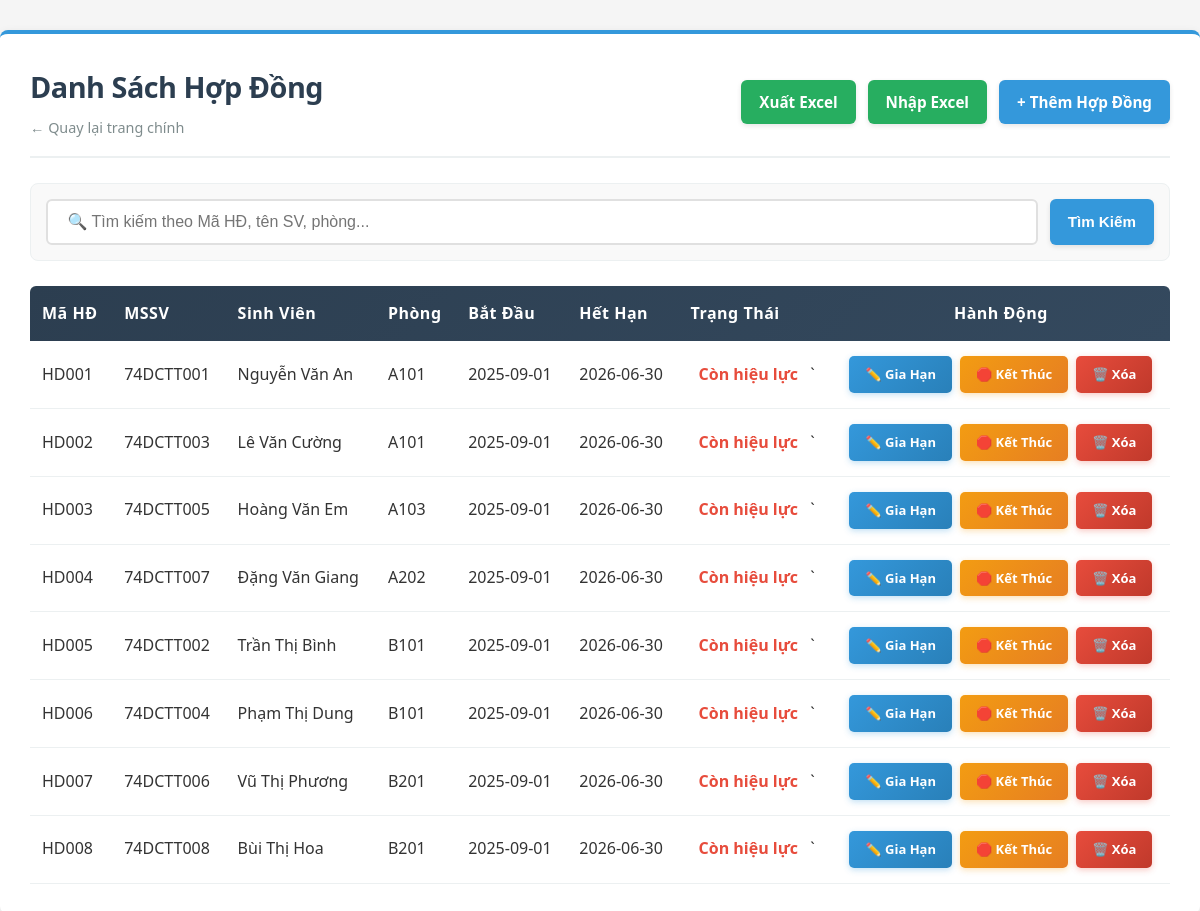
The app's page /QuanLyKTX_API/Public/contract (signed in), older data.
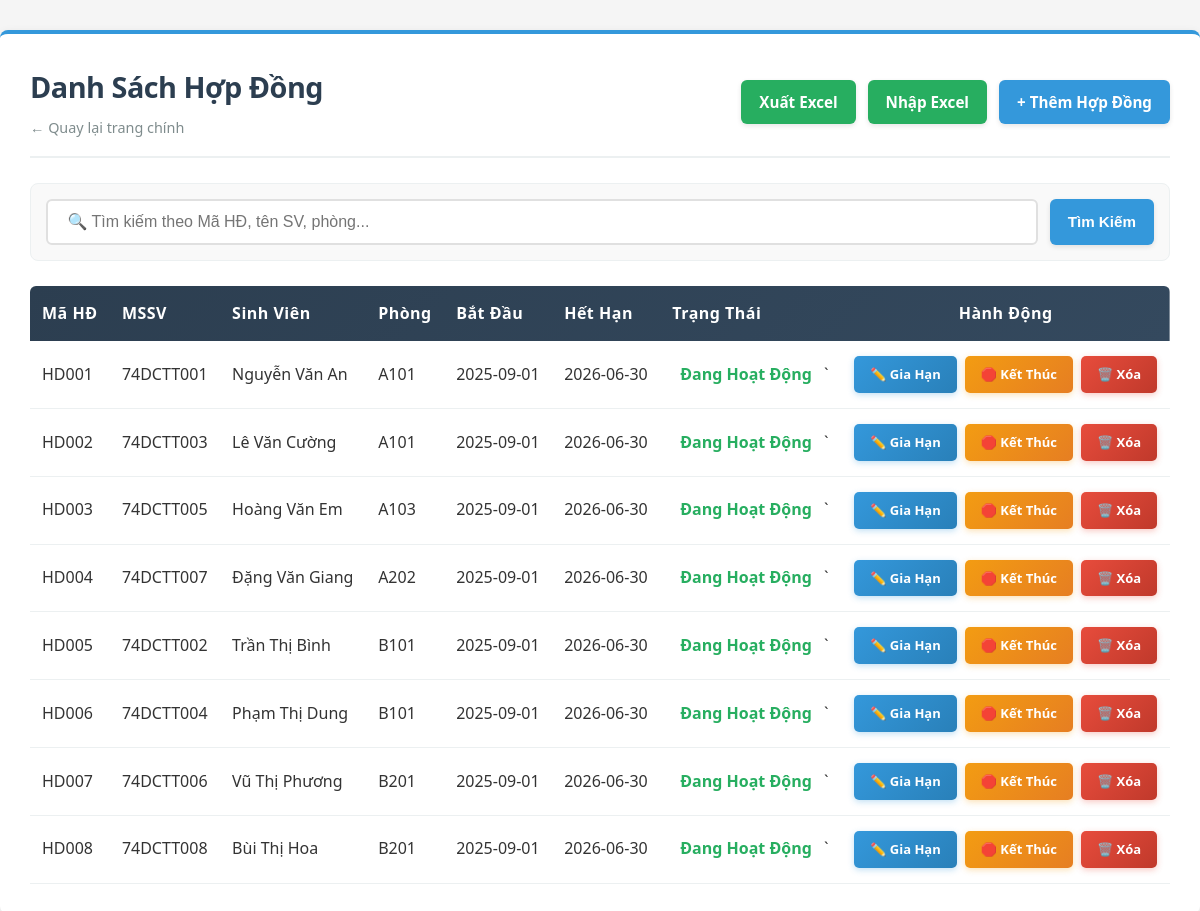
The same page, newer data.
### tables this page shows
CREATE TABLE hopdong (
    mahopdong VARCHAR(20) PRIMARY KEY,
    masv VARCHAR(20),
    maphong VARCHAR(20),
    batdau DATE,
    hethan DATE,
    trangthai VARCHAR(20),
    created_at TIMESTAMP DEFAULT CURRENT_TIMESTAMP,
    FOREIGN KEY (masv) REFERENCES sinhvien(masv),
    FOREIGN KEY (maphong) REFERENCES phong(maphong)
);

CREATE TABLE sinhvien (
    id INT PRIMARY KEY AUTO_INCREMENT,
    masv VARCHAR(20) UNIQUE NOT NULL,
    hoten VARCHAR(100) NOT NULL,
    lop VARCHAR(20),
    gioitinh VARCHAR(10),
    cccd VARCHAR(20),
    sodienthoai VARCHAR(15),
    email VARCHAR(100),
    diachi TEXT,
    created_at TIMESTAMP DEFAULT CURRENT_TIMESTAMP
);

### QuanLyKTX_API/Config/Database.php (called while the page is built, shortened)
<?php
class Database {
    private static $connection = null;
    public static function getConnection() {
        if (self::$connection === null) {
            $host = 'db';
            $user = 'root';
            $pass = 'root_password';
            $db   = 'quanlykytucxa';
            $port = 3306;
            self::$connection = new \mysqli($host, $user, $pass, $db, $port);
            self::$connection->set_charset("utf8");
        }
        return self::$connection;
    }
}

### QuanLyKTX_API/Controllers/ContractController.php (called while the page is built, shortened)
<?php
class ContractController extends Controller {
    private $contractService;
    public function __construct() {
        $this->contractService = new ContractService();
    }
    public function index() {
        $keyword = $this->getInput('search');
        if ($keyword) {
            $contracts = $this->contractService->searchContracts($keyword);
        } else {
            $contracts = $this->contractService->getAllContracts();
        }
        $this->view('contract/list', [
            'title' => 'Danh Sách Hợp Đồng',
            'contracts' => $contracts,
            'keyword' => $keyword
        ]);
    }
}

### QuanLyKTX_API/Services/ContractService.php (called while the page is built, shortened)
<?php
class ContractService {
    private $contractRepo;
    public function __construct() {
        $this->contractRepo = new ContractRepository();
    }
    public function getAllContracts() {
        return $this->contractRepo->getAll();
    }
}

### QuanLyKTX_API/Models/ContractRepository.php (called while the page is built, shortened)
<?php
class ContractRepository extends Repository {
    protected $table = 'hopdong';
    public function getAll() {
        $sql = "SELECT h.mahopdong, h.masv, h.maphong, h.batdau, h.hethan, h.trangthai, s.hoten, p.sophong, p.toa
                FROM {$this->table} h
                LEFT JOIN sinhvien s ON h.masv = s.masv
                LEFT JOIN phong p ON h.maphong = p.maphong
                ORDER BY LENGTH(h.mahopdong) ASC, h.mahopdong ASC";
        return $this->fetchAll($sql);
    }
}

### QuanLyKTX_API/Core/Repository.php (called while the page is built, shortened)
<?php
abstract class Repository {
    protected $db;
    public function __construct() {
        $this->db = \Config\Database::getConnection();
    }
    protected function fetchAll($sql, $types = '', $params = []) {
        if (empty($params)) {
            $result = $this->db->query($sql);
            $data = [];
            if ($result) {
                while ($row = $result->fetch_assoc()) {
                    $data[] = $row;
                }
            }
            return $data;
        }
        return [];
    }
}

### QuanLyKTX_API/Views/contract/list.php (the view, shortened to what this page needs)
<!DOCTYPE html>
<html lang="vi">
<head>
    <link rel="stylesheet" href="<?= PUBLIC_URL ?>css/list.css?v=<?= time() ?>">
</head>
<body>
<div class="container">
    <div class="header">
        <div>
            <h1><?= htmlspecialchars($title) ?></h1>
            <a href="<?= BASE_URL ?>auth/dashboard" class="back-link">← Quay lại trang chính</a>
        </div>
        <div class="header-actions">
            <a href="<?= BASE_URL ?>contract/export" class="btn btn-success">Xuất Excel</a>
            <a href="<?= BASE_URL ?>contract/import" class="btn btn-success">Nhập Excel</a>
            <a href="<?= BASE_URL ?>contract/create" class="btn btn-primary">+ Thêm Hợp Đồng</a>
        </div>
    </div>
    <form method="GET" action="<?= BASE_URL ?>contract" class="search-box">
        <input type="text" name="search" placeholder=" 🔍 Tìm kiếm theo Mã HĐ, tên SV, phòng..." value="<?= htmlspecialchars($keyword ?? '') ?>">
        <button type="submit" class="btn btn-primary">Tìm Kiếm</button>
    </form>
    <?php if (!empty($contracts)): ?>
        <table>
            <thead>
                <tr>
                    <th>Mã HĐ</th>
                    <th>MSSV</th>
                    <th>Sinh Viên</th>
                    <th>Phòng</th>
                    <th>Bắt Đầu</th>
                    <th>Hết Hạn</th>
                    <th>Trạng Thái</th>
                    <th style="text-align: center;">Hành Động</th>
                </tr>
            </thead>
            <tbody>
                <?php foreach ($contracts as $c): ?>
                    <tr>
                        <td><?= htmlspecialchars($c['mahopdong']) ?></td>
                        <td><?= htmlspecialchars($c['masv']) ?></td>
                        <td><?= htmlspecialchars($c['hoten'] ?? 'N/A') ?></td>
                        <td><?= htmlspecialchars($c['maphong'] ?? 'N/A') ?></td>
                        <td><?= $c['batdau'] ?></td>
                        <td><?= $c['hethan'] ?></td>
                        <td>
                            <?php if ($c['trangthai'] == 'Đang Hoạt Động'): ?>
                                <span style="color: #27ae60; padding: 3px 8px; font-weight: bold;">Đang Hoạt Động</span>
                            <?php else: ?>
                                <span style="color: #e74c3c; padding: 3px 8px; font-weight: bold;"><?= htmlspecialchars($c['trangthai']) ?></span>
                            <?php endif; ?>`
                        </td>
                        <td>
                            <div class="action-links">
                                <?php if ($c['trangthai'] !== 'Đã Chấm Dứt'): ?>
                                    <a href="<?= BASE_URL ?>contract/edit/<?= $c['mahopdong'] ?>" class="btn-action btn-edit"> ✏️ Gia Hạn</a>
                                    <a href="<?= BASE_URL ?>contract/terminate/<?= $c['mahopdong'] ?>" class="btn-action btn-warning" onclick="return confirm('Bạn có chắc chắn muốn kết thúc hợp đồng này? Hợp đồng sẽ chuyển sang trạng thái Đã Chấm Dứt thay vì xóa khỏi hệ thống.')"> 🛑 Kết Thúc</a>
                                <?php endif; ?>
                                <a href="<?= BASE_URL ?>contract/delete/<?= $c['mahopdong'] ?>" class="btn-action btn-delete" onclick="return confirm('Xóa luôn khỏi CSDL?')"> 🗑️ Xóa</a>
                            </div>
                        </td>
                    </tr>
                <?php endforeach; ?>
            </tbody>
        </table>
    <?php else: ?>
        <div class="empty-state">
            <p> 📭 Không có hợp đồng nào</p>
        </div>
    <?php endif; ?>
</div>
</body>
</html>

### QuanLyKTX_API/Public/index.php (shortened to what this page needs)
<?php
spl_autoload_register(function ($class) {
    $base_dir = __DIR__ . '/../';
    $file = $base_dir . str_replace('\\', '/', $class) . '.php';
});
$request_uri = parse_url($_SERVER['REQUEST_URI'], PHP_URL_PATH);
$base_dir = str_replace('\\', '/', dirname($_SERVER['SCRIPT_NAME']));
if (strpos($request_uri, $base_dir) === 0) {
    $uri = substr($request_uri, strlen($base_dir));
} else {
    $uri = $request_uri;
}
$uri = str_replace('/index.php', '', $uri);
$uri = trim($uri, '/');
$segments = explode('/', $uri);
$controllerName = ucfirst($segments[0]) . 'Controller';
$methodName = isset($segments[1]) ? $segments[1] : 'index';
$param = isset($segments[2]) ? $segments[2] : null;
$controllerClass = '\\Controllers\\' . $controllerName;
if (class_exists($controllerClass)) {
    $controllerInstance = new $controllerClass();
    if (method_exists($controllerInstance, $methodName)) {
        if ($param !== null) {
            $controllerInstance->$methodName($param);
        } else {
            $controllerInstance->$methodName();
        }
    } else {
        http_response_code(404);
        echo "404 - Phương thức không tồn tại: $methodName";
    }
} else {
    http_response_code(404);
    echo "404 - Controller không tồn tại: $controllerName";
}

### QuanLyKTX_API/Core/Controller.php (shortened to what this page needs)
<?php
class Controller {
    protected function view($view, $data = []) {
        extract($data);
        $viewFile = __DIR__ . '/../Views/' . $view . '.php';
        if (file_exists($viewFile)) {
            require_once $viewFile;
        } else {
            die("View không tồn tại: " . $view);
        }
    }
    protected function getInput($key, $default = null) {
        $json = file_get_contents('php://input');
        $data = json_decode($json, true);
        return $default;
    }
}

### QuanLyKTX_API/Public/css/list.css (style rules this page uses)
* { margin: 0; padding: 0; box-sizing: border-box; }
body { font-family: "Segoe UI", Tahoma, Geneva, Verdana, sans-serif; background-color: #f5f5f5; color: #333; line-height: 1.6; }
.container { max-width: 1200px; margin: 30px auto; background: white; padding: 30px; border-radius: 8px; box-shadow: 0 2px 8px rgba(0, 0, 0, 0.08); border-top: 4px solid #3498db; animation: fadeIn 0.4s ease-in; }
.header { display: flex; justify-content: space-between; align-items: center; margin-bottom: 25px; padding-bottom: 15px; border-bottom: 2px solid #ecf0f1; }
.header h1 { color: #2c3e50; font-size: 1.8em; font-weight: 700; letter-spacing: -0.5px; margin-bottom: 5px; }
.back-link { color: #7f8c8d; text-decoration: none; font-weight: 500; font-size: 0.9em; transition: color 0.3s ease; }
.header-actions { display: flex; gap: 12px; }
.btn { padding: 10px 18px; border: none; border-radius: 6px; cursor: pointer; text-decoration: none; display: inline-block; transition: all 0.3s ease; font-weight: 600; font-size: 0.95em; box-shadow: 0 2px 5px rgba(0, 0, 0, 0.1); }
.btn-primary { background: #3498db; color: white; }
.btn-success { background: #27ae60; color: white; }
.search-box { display: flex; gap: 12px; margin-bottom: 25px; background: #f9f9f9; padding: 15px; border-radius: 8px; border: 1px solid #ecf0f1; }
.search-box input { flex: 1; padding: 12px 15px; border: 2px solid #e0e0e0; border-radius: 6px; font-size: 1em; transition: all 0.3s ease; }
table { width: 100%; border-collapse: collapse; margin-top: 10px; background: white; }
table thead tr { background: linear-gradient(135deg, #2c3e50 0%, #34495e 100%); color: white; }
table th { padding: 15px 12px; text-align: left; font-weight: 600; letter-spacing: 0.5px; }
table th:first-child { border-top-left-radius: 6px; }
table th:last-child { border-top-right-radius: 6px; }
table td { padding: 15px 12px; border-bottom: 1px solid #ecf0f1; vertical-align: middle; }
table tbody tr { transition: background-color 0.2s ease; }
.action-links { display: flex; gap: 8px; justify-content: center; align-items: center; flex-wrap: nowrap; white-space: nowrap; }
.btn-action { padding: 8px 16px; font-size: 13px; border: none; border-radius: 5px; cursor: pointer; text-decoration: none; display: inline-flex; align-items: center; gap: 6px; transition: all 0.3s ease; font-weight: 600; color: white !important; }
.btn-edit { background: linear-gradient(135deg, #3498db, #2980b9); box-shadow: 0 2px 6px rgba(52, 152, 219, 0.3); }
.btn-delete { background: linear-gradient(135deg, #e74c3c, #c0392b); box-shadow: 0 2px 6px rgba(231, 76, 60, 0.3); }
.btn-warning { background: linear-gradient(135deg, #f39c12, #e67e22); box-shadow: 0 2px 6px rgba(243, 156, 18, 0.3); }

Row changes from the older to the newer data that the page shows:
changed hopdong "HD001": trangthai "Còn hiệu lực" → (not shown); now shows "Đang Hoạt Động"
changed hopdong "HD002": trangthai "Còn hiệu lực" → (not shown); now shows "Đang Hoạt Động"
changed hopdong "HD003": trangthai "Còn hiệu lực" → (not shown); now shows "Đang Hoạt Động"
changed hopdong "HD004": trangthai "Còn hiệu lực" → (not shown); now shows "Đang Hoạt Động"
changed hopdong "HD005": trangthai "Còn hiệu lực" → (not shown); now shows "Đang Hoạt Động"
changed hopdong "HD006": trangthai "Còn hiệu lực" → (not shown); now shows "Đang Hoạt Động"
changed hopdong "HD007": trangthai "Còn hiệu lực" → (not shown); now shows "Đang Hoạt Động"
changed hopdong "HD008": trangthai "Còn hiệu lực" → (not shown); now shows "Đang Hoạt Động"
